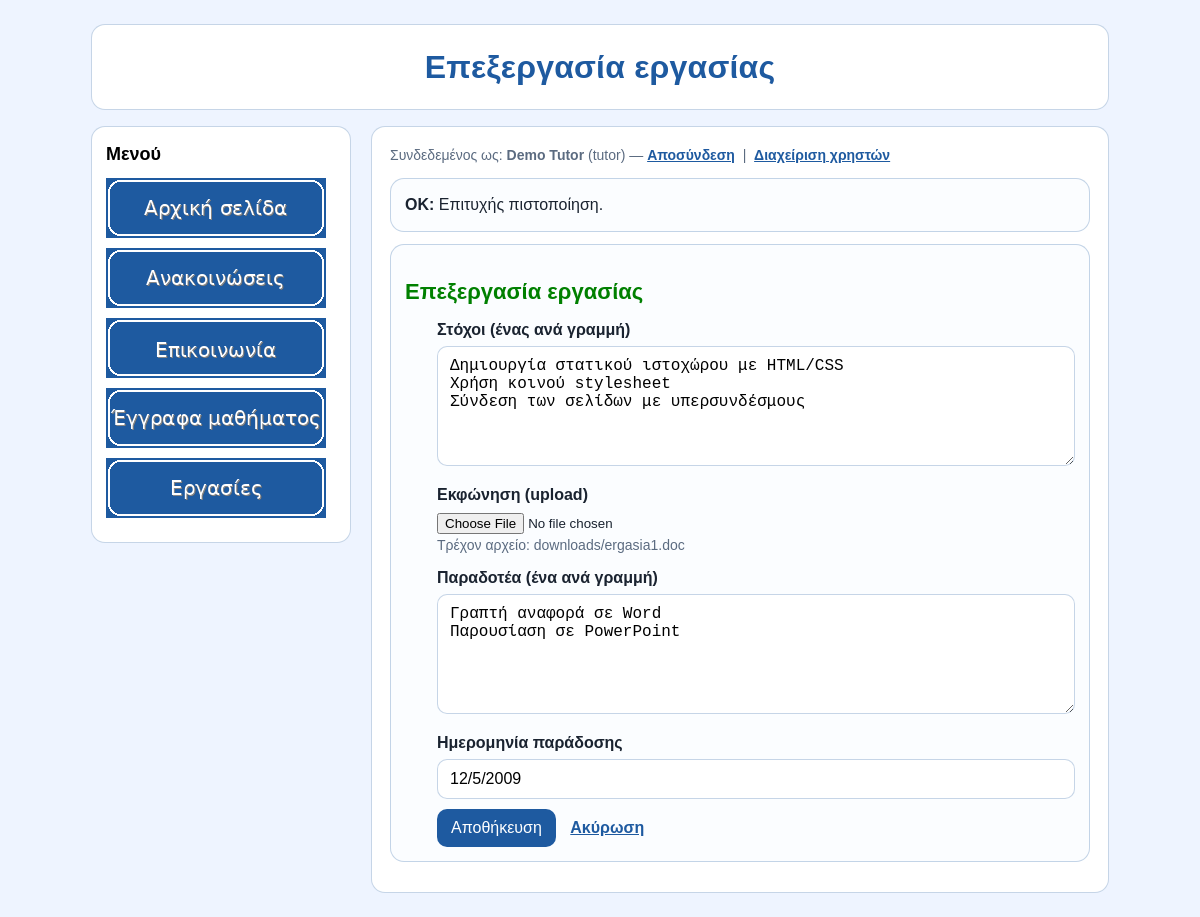
The app's page /part-b/homework_form.php?id=1 (signed in) with its own data.
### tables this page shows
CREATE TABLE users (
  id INT AUTO_INCREMENT PRIMARY KEY,
  first_name VARCHAR(60) NOT NULL,
  last_name VARCHAR(60) NOT NULL,
  email VARCHAR(120) NOT NULL UNIQUE,
  password_hash VARCHAR(255) NOT NULL,
  role ENUM('tutor','student') NOT NULL DEFAULT 'student'
);

CREATE TABLE homeworks (
  id INT AUTO_INCREMENT PRIMARY KEY,
  goals TEXT NOT NULL,
  spec_file_path VARCHAR(255) NOT NULL,
  deliverables TEXT NOT NULL,
  due_date VARCHAR(50) NOT NULL
);

### part-b/includes/bootstrap.php (called while the page is built, shortened)
<?php
function h($value) {
    return htmlspecialchars((string)$value, ENT_QUOTES, 'UTF-8');
}
function get_flash() {
    if (!empty($_SESSION['flash'])) {
        $f = $_SESSION['flash'];
        return $f;
    }
    return null;
}
function db() {
    static $mysqli = null;
    if ($mysqli instanceof mysqli) {
        return $mysqli;
    }
    try {
        $mysqli = new mysqli(DB_HOST, DB_USER, DB_PASS, DB_NAME, (int) DB_PORT);
        $mysqli->set_charset('utf8mb4');
        return $mysqli;
    } catch (Throwable $e) {
        http_response_code(500);
        echo '<h1>Σφάλμα σύνδεσης με τη βάση δεδομένων</h1>';
        echo '<p>Έλεγξε τα στοιχεία MySQL (DB_HOST/DB_NAME/DB_USER/DB_PASS) και ότι έχεις κάνει import το SQL.</p>';
        echo '<p>Δες τις οδηγίες ρύθμισης στο README του project.</p>';
        error_log('Database connection failed: ' . $e->getMessage());
        exit;
    }
}
function is_logged_in() {
    return !empty($_SESSION['user']);
}
function current_user() {
    return is_logged_in() ? $_SESSION['user'] : null;
}
function require_login() {
    static $checked = false;
    if (!$checked) {
        $id = (int) $_SESSION['user']['id'];
        $stmt = db()->prepare('SELECT id, first_name, last_name, email, role FROM users WHERE id=?');
        $stmt->bind_param('i', $id);
        $stmt->execute();
        $user = $stmt->get_result()->fetch_assoc();
    }
}
function is_tutor() {
    return is_logged_in() && isset($_SESSION['user']['role']) && $_SESSION['user']['role'] === 'tutor';
}
function require_tutor() {
    require_login();
}

### part-b/homework_form.php (the view, shortened to what this page needs)
<?php
require_once __DIR__ . '/includes/bootstrap.php';
require_tutor();
$id = isset($_GET['id']) ? (int)$_GET['id'] : 0;
$isEdit = $id > 0;
$hw = [
  'goals' => "",
  'deliverables' => "",
  'due_date' => "",
  'spec_file_path' => "",
];
if ($isEdit) {
    $stmt = db()->prepare('SELECT id, goals, deliverables, due_date, spec_file_path FROM homeworks WHERE id=?');
    $stmt->bind_param('i', $id);
    $stmt->execute();
    $res = $stmt->get_result();
    $row = $res->fetch_assoc();
    $hw = $row;
}
include __DIR__ . '/includes/header.php';
?>
<div class="card">
  <h2><?php echo h($pageTitle); ?></h2>
  <div class="h2-body">
    <form method="post" enctype="multipart/form-data">
      <div class="form-row">
        <label for="goals">Στόχοι (ένας ανά γραμμή)</label>
        <textarea id="goals" name="goals" required><?php echo h($hw['goals']); ?></textarea>
      </div>
      <div class="form-row">
        <label for="spec_file">Εκφώνηση (upload)</label>
        <input type="file" id="spec_file" name="spec_file" <?php echo $isEdit ? '' : 'required'; ?>>
        <?php if ($isEdit && !empty($hw['spec_file_path'])): ?>
          <div class="small-note">Τρέχον αρχείο: <?php echo h($hw['spec_file_path']); ?></div>
        <?php endif; ?>
      </div>
      <div class="form-row">
        <label for="deliverables">Παραδοτέα (ένα ανά γραμμή)</label>
        <textarea id="deliverables" name="deliverables" required><?php echo h($hw['deliverables']); ?></textarea>
      </div>
      <div class="form-row">
        <label for="due_date">Ημερομηνία παράδοσης</label>
        <input type="text" id="due_date" name="due_date" value="<?php echo h($hw['due_date']); ?>" placeholder="π.χ. 12/5/2009" required>
      </div>
      <button type="submit">Αποθήκευση</button>
      <a class="inline-link" href="homework.php" style="margin-left:10px;">Ακύρωση</a>
    </form>
  </div>
</div>
<?php include __DIR__ . '/includes/footer.php'; ?>

### part-b/includes/header.php (shortened to what this page needs)
<?php
$user = current_user();
$flash = get_flash();
?>
<!DOCTYPE html>
<html lang="el">
<head>
  <link rel="stylesheet" href="style.css">
</head>
<body>
<div id="container">
  <div id="header">
    <h1><?php echo h($pageTitle); ?></h1>
  </div>
  <div id="main">
    <div id="sidebar">
      <div class="menu-title">Μενού</div>
      <div id="nav">
        <a href="index.php"><img src="assets/img/btn_home.png" alt="Αρχική σελίδα"></a>
        <a href="announcements.php"><img src="assets/img/btn_announce.png" alt="Ανακοινώσεις"></a>
        <a href="communication.php"><img src="assets/img/btn_contact.png" alt="Επικοινωνία"></a>
        <a href="documents.php"><img src="assets/img/btn_docs.png" alt="Έγγραφα μαθήματος"></a>
        <a href="homework.php"><img src="assets/img/btn_hw.png" alt="Εργασίες"></a>
      </div>
    </div>
    <div id="content">
      <div class="small-note" style="margin-bottom:10px;">
        <?php if ($user): ?>
          Συνδεδεμένος ως: <b><?php echo h($user['first_name'] . ' ' . $user['last_name']); ?></b>
          (<?php echo h($user['role']); ?>) — <form class="inline-form" method="post" action="logout.php"><?php echo csrf_field(); ?><button class="inline-delete" type="submit">Αποσύνδεση</button></form>
          <?php if (is_tutor()): ?>
            &nbsp;|&nbsp; <a class="inline-link" href="users.php">Διαχείριση χρηστών</a>
          <?php endif; ?>
        <?php endif; ?>
      </div>
      <?php if ($flash): ?>
        <div class="card" style="border-color: rgba(30,90,160,.25);">
          <b><?php echo h(strtoupper($flash['type'])); ?>:</b> <?php echo h($flash['msg']); ?>
        </div>
      <?php endif; ?>

### part-b/style.css (style rules this page uses)
:root { --bg: #eef4ff; --panel: #ffffff; --primary: #1e5aa0; --text: #1a2330; --muted: #5b6b80; --border: rgba(30,90,160,.25); }
* { box-sizing: border-box; }
body { margin: 0; font-family: Arial, Helvetica, sans-serif; background: var(--bg); color: var(--text); line-height: 1.5; }
h2 { color: green; }
#container { max-width: 1050px; margin: 24px auto; padding: 0 16px; }
#header { background: var(--panel); border: 1px solid var(--border); border-radius: 14px; padding: 18px; text-align: center; }
#header h1 { margin: 0; font-size: 32px; color: var(--primary); letter-spacing: .2px; }
#main { margin-top: 16px; overflow: hidden; }
#sidebar { float: left; width: 260px; background: var(--panel); border: 1px solid var(--border); border-radius: 14px; padding: 14px; }
.menu-title { margin: 0 0 10px 0; font-size: 18px; font-weight: bold; color: #000000; }
#nav { margin: 0; }
#nav a { display: block; text-decoration: none; margin: 10px 0; }
#nav img { display: block; width: 220px; height: 60px; }
#content { margin-left: 280px; background: var(--panel); border: 1px solid var(--border); border-radius: 14px; padding: 18px; }
#content h2 { margin: 16px 0 10px 0; font-size: 22px; color: green; }
.card { padding: 14px; border: 1px solid var(--border); border-radius: 14px; background: #fbfdff; margin: 12px 0; }
.h2-body { padding-left: 2em; }
.inline-link { color: var(--primary); font-weight: bold; }
.form-row { margin: 10px 0; }
label { display: block; font-weight: bold; margin-bottom: 4px; }
input[type="text"], input[type="email"], input[type="password"], textarea { width: 100%; padding: 10px 12px; border: 1px solid var(--border); border-radius: 10px; font-size: 16px; background: #ffffff; }
textarea { min-height: 120px; resize: vertical; }
button { background: var(--primary); border: 0; color: white; padding: 10px 14px; border-radius: 10px; cursor: pointer; font-size: 16px; }
.small-note { color: var(--muted); font-size: 14px; }
.inline-form { display:inline; }
.inline-delete { background:none; border:0; border-radius:0; color:var(--primary); padding:0; font-size:inherit; font-weight:bold; text-decoration:underline; }

### records on screen
users: first_name+last_name "Demo Tutor", role "tutor"
homeworks: goals "Δημιουργία στατικού ιστοχώρου με HTML/CSS Χρήση κοινού stylesheet Σύνδεση των σελίδων με υπερσυνδέσμους", spec_file_path "downloads/ergasia1.doc", deliverables "Γραπτή αναφορά σε Word Παρουσίαση σε PowerPoint", due_date "12/5/2009"

### other values on screen
$pageTitle "Επεξεργασία εργασίας"
$flash['type'] "OK"
$flash['msg'] "Επιτυχής πιστοποίηση."
